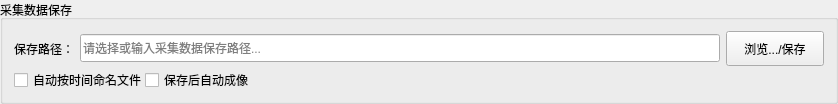
             <widget class="QGroupBox" name="groupBoxSave">
              <property name="sizePolicy">
               <sizepolicy hsizetype="Expanding" vsizetype="Fixed">
                <horstretch>0</horstretch>
                <verstretch>0</verstretch>
               </sizepolicy>
              </property>
              <property name="minimumSize">
               <size>
                <width>0</width>
                <height>86</height>
               </size>
              </property>
              <property name="maximumSize">
               <size>
                <width>16777215</width>
                <height>104</height>
               </size>
              </property>
              <property name="title">
               <string>采集数据保存</string>
              </property>
              <layout class="QGridLayout" name="gridLayout_save">
               <property name="horizontalSpacing">
                <number>6</number>
               </property>
               <property name="verticalSpacing">
                <number>4</number>
               </property>
               <item row="0" column="0">
                <widget class="QLabel" name="labelSavePath">
                 <property name="minimumSize">
                  <size>
                   <width>60</width>
                   <height>36</height>
                  </size>
                 </property>
                 <property name="maximumSize">
                  <size>
                   <width>60</width>
                   <height>36</height>
                  </size>
                 </property>
                 <property name="text">
                  <string>保存路径：</string>
                 </property>
                </widget>
               </item>
               <item row="0" column="1">
                <widget class="QLineEdit" name="SaveLineEdit">
                 <property name="minimumSize">
                  <size>
                   <width>640</width>
                   <height>24</height>
                  </size>
                 </property>
                 <property name="maximumSize">
                  <size>
                   <width>16777215</width>
                   <height>28</height>
                  </size>
                 </property>
                 <property name="placeholderText">
                  <string>请选择或输入采集数据保存路径...</string>
                 </property>
                </widget>
               </item>
               <item row="0" column="2">
                <widget class="QPushButton" name="SaveButton">
                 <property name="minimumSize">
                  <size>
                   <width>98</width>
                   <height>26</height>
                  </size>
                 </property>
                 <property name="maximumSize">
                  <size>
                   <width>98</width>
                   <height>36</height>
                  </size>
                 </property>
                 <property name="text">
                  <string>浏览.../保存</string>
                 </property>
                </widget>
               </item>
               <item row="1" column="0" colspan="3">
                <layout class="QHBoxLayout" name="horizontalLayout_autoName">
                 <item>
                  <widget class="QCheckBox" name="checkAutoName">
                   <property name="minimumSize">
                    <size>
                     <width>131</width>
                     <height>16</height>
                    </size>
                   </property>
                   <property name="maximumSize">
                    <size>
                     <width>131</width>
                     <height>16</height>
                    </size>
                   </property>
                   <property name="text">
                    <string>自动按时间命名文件</string>
                   </property>
                  </widget>
                 </item>
                 <item>
                  <widget class="QCheckBox" name="save_aoto_gengrate_img">
                   <property name="minimumSize">
                    <size>
                     <width>131</width>
                     <height>16</height>
                    </size>
                   </property>
                   <property name="maximumSize">
                    <size>
                     <width>131</width>
                     <height>16</height>
                    </size>
                   </property>
                   <property name="text">
                    <string>保存后自动成像</string>
                   </property>
                  </widget>
                 </item>
                 <item>
                  <spacer name="horizontalSpacer_2">
                   <property name="orientation">
                    <enum>Qt::Horizontal</enum>
                   </property>
                   <property name="sizeHint" stdset="0">
                    <size>
                     <width>40</width>
                     <height>20</height>
                    </size>
                   </property>
                  </spacer>
                 </item>
                 <item>
                  <spacer name="horizontalSpacer_save">
                   <property name="orientation">
                    <enum>Qt::Vertical</enum>
                   </property>
                   <property name="sizeHint" stdset="0">
                    <size>
                     <width>40</width>
                     <height>20</height>
                    </size>
                   </property>
                  </spacer>
                 </item>
                </layout>
               </item>
              </layout>
             </widget>
